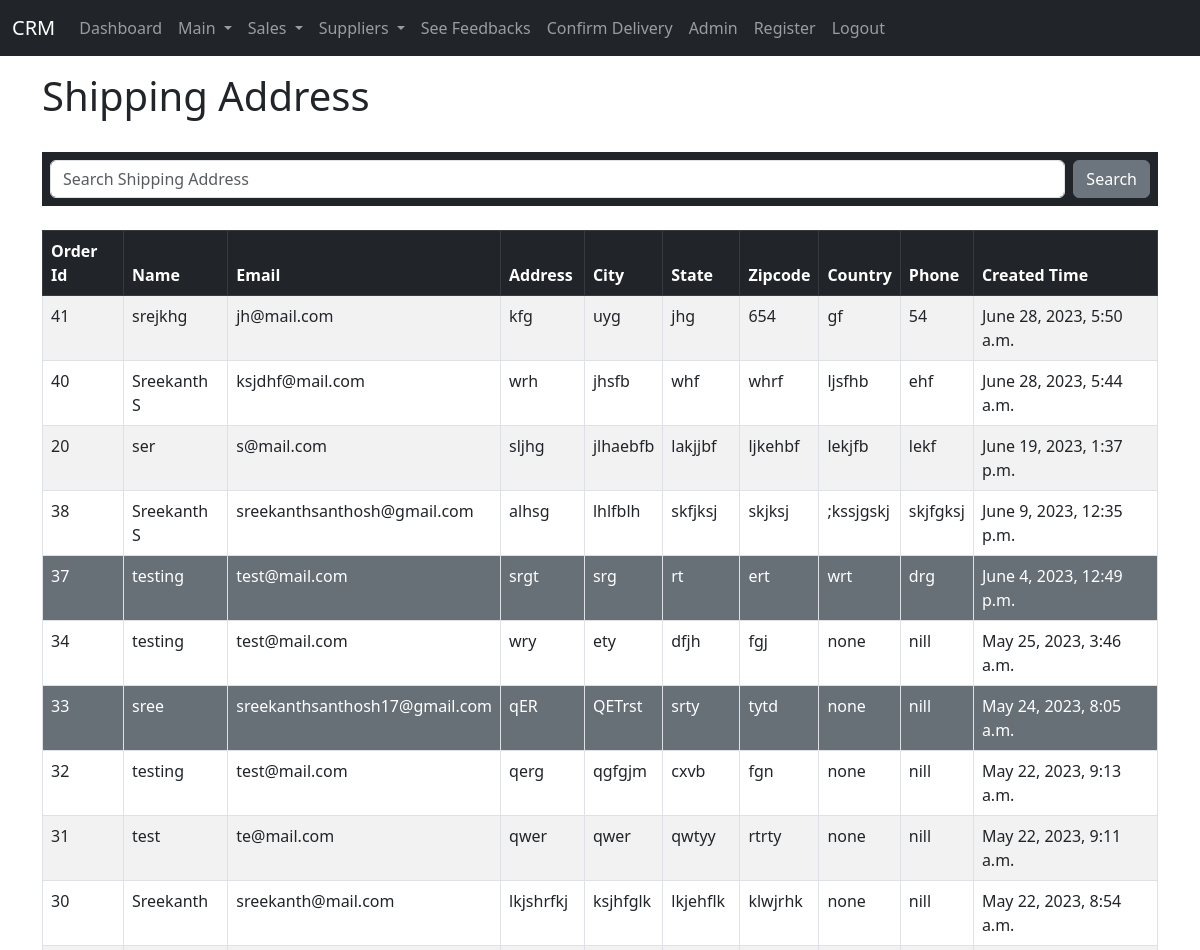
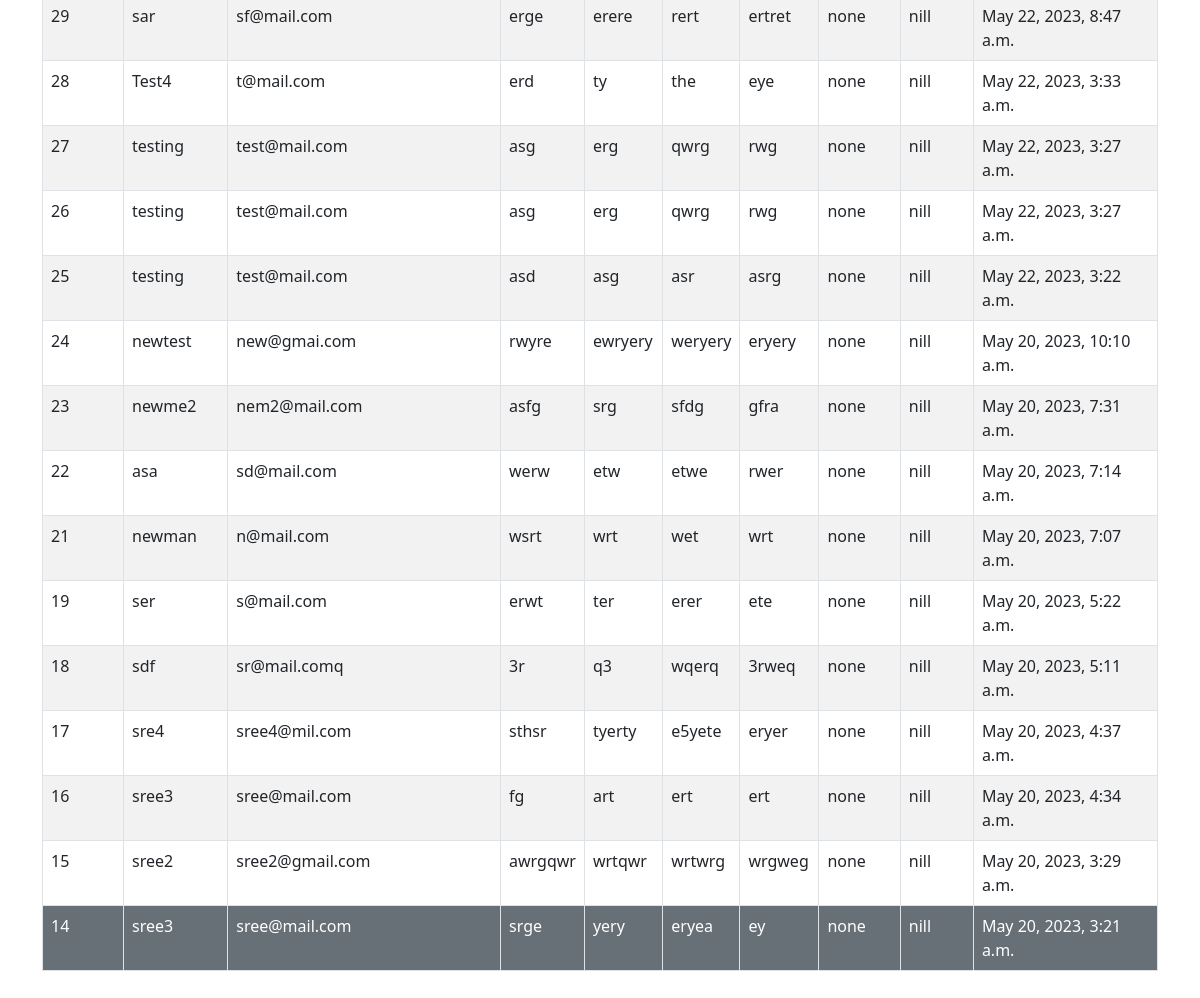
/features/ecommdata (signed in), run on the app's committed database (2 pictures, top to bottom).
### store/models.py (models this page shows, shortened)
class ShippingAddress(models.Model):
	customer = models.ForeignKey(Customer, on_delete=models.SET_NULL, null=True)
	order = models.ForeignKey(Order, on_delete=models.SET_NULL, null=True)
	address = models.CharField(max_length=200, null=False)
	city = models.CharField(max_length=200, null=False)
	state = models.CharField(max_length=200, null=False)
	zipcode = models.CharField(max_length=200, null=False)
	country = models.CharField(max_length=200, null=False)
	phone = models.CharField(max_length=200, null=False)
	date_added = models.DateTimeField(auto_now_add=True)

class Order(models.Model):
	customer = models.ForeignKey(Customer, on_delete=models.SET_NULL, null=True, blank=True)
	date_ordered = models.DateTimeField(auto_now_add=True)
	complete = models.BooleanField(default=False)
	transaction_id = models.CharField(max_length=100, null=True)

class Customer(models.Model):
	user = models.OneToOneField(User, null=True, blank=True, on_delete=models.CASCADE)
	name = models.CharField(max_length=200, null=True)
	email = models.CharField(max_length=200)

### features/views.py (the view)
# urls.py: path('ecommdata', views.ecommdata, name='ecommdata'),
def ecommdata(request):
	order_ids = delivery.objects.values_list('order_id', flat=True).distinct()
	order_id_list = list(order_ids)
	ecommshippingdata = ShippingAddress.objects.order_by('-date_added')
	return render(request, 'ecommdata.html', { 'ecommshippingdata':ecommshippingdata,'order_id_list':order_id_list})

### features/templates/ecommdata.html (shortened to what this page needs)
{% extends 'base.html' %}
{% block content %}
{% if user.is_authenticated %}
<h1> Shipping Address </h1>
<br>
<div class="bg-dark p-2">
	<form class="d-flex" role="search" method="POST" action="{% url 'searchorder' %}">
        <input class="form-control me-2" type="search" placeholder="Search Shipping Address" aria-label="Search" name="searchedorder">
        <button class="btn btn-secondary" type="submit">Search</button>
      </form>
</div>
<br>
<div class="table-resp">
<table class="table table-striped table-hover table-bordered">
	<thead class="table-dark">
		<tr>
			<th scope="col">Order Id</th>
			<th scope="col">Name</th>
			<th scope="col">Email</th>
			<th scope="col">Address</th>
			<th scope="col">City</th>
			<th scope="col">State</th>
			<th scope="col">Zipcode</th>
			<th scope="col">Country</th>
			<th scope="col">Phone</th>
			<th scope="col">Created Time</th>
		</tr>
	</thead>
	<tbody>
		{% if ecommshippingdata %}
		{% for record in ecommshippingdata %}
		<tr>
			{% if record.order.id in order_id_list %}
			<td class="bg-secondary" style="color: white;">{{ record.order.id }}</td>
			<td class="bg-secondary" style="color: white;">{{ record.customer.name }}</td>
			<td class="bg-secondary" style="color: white;">{{ record.customer.email }}</td>
			<td class="bg-secondary" style="color: white;">{{ record.address }}</td>
			<td class="bg-secondary" style="color: white;">{{ record.city }}</td>
			<td class="bg-secondary" style="color: white;">{{ record.state }}</td>
			<td class="bg-secondary" style="color: white;">{{ record.zipcode }}</td>
			<td class="bg-secondary" style="color: white;">{{ record.country }}</td>
			<td class="bg-secondary" style="color: white;">{{ record.phone }}</td>
			<td class="bg-secondary" style="color: white;">{{ record.date_added }}</td>
			{% else %}
			<td>{{ record.order.id }}</td>
			<td>{{ record.customer.name }}</td>
			<td>{{ record.customer.email }}</td>
			<td>{{ record.address }}</td>
			<td>{{ record.city }}</td>
			<td>{{ record.state }}</td>
			<td>{{ record.zipcode }}</td>
			<td>{{ record.country }}</td>
			<td>{{ record.phone }}</td>
			<td>{{ record.date_added }}</td>
			{% endif %}
		</tr>
		{% endfor %}
		{% endif %}
	</tbody>
</table>
</div>
<br><br>
{% else %}
<h1>You need to login first</h1>
{% endif %}
{% endblock %}

### mainpart/templates/base.html (style rules this page uses)
.table-resp { padding: 0; margin: 0; width: 100%; height: fit-content; overflow-x: scroll; }

### data on the page
ShippingAddress: order.id "41", customer.name "srejkhg", customer.email "jh@mail.com", address "kfg", city "uyg", state "jhg", zipcode "654", country "gf", phone "54", date_added "June 28, 2023, 5:50 a.m."
ShippingAddress: order.id "40", customer.name "Sreekanth S", customer.email "ksjdhf@mail.com", address "wrh", city "jhsfb", state "whf", zipcode "whrf", country "ljsfhb", phone "ehf", date_added "June 28, 2023, 5:44 a.m."
ShippingAddress: order.id "20", customer.name "ser", customer.email "s@mail.com", address "sljhg", city "jlhaebfb", state "lakjjbf", zipcode "ljkehbf", country "lekjfb", phone "lekf", date_added "June 19, 2023, 1:37 p.m."
ShippingAddress: order.id "38", customer.name "Sreekanth S", customer.email "sreekanthsanthosh@gmail.com", address "alhsg", city "lhlfblh", state "skfjksj", zipcode "skjksj", country ";kssjgskj", phone "skjfgksj", date_added "June 9, 2023, 12:35 p.m."
ShippingAddress: order.id "37", customer.name "testing", customer.email "test@mail.com", address "srgt", city "srg", state "rt", zipcode "ert", country "wrt", phone "drg", date_added "June 4, 2023, 12:49 p.m."
ShippingAddress: order.id "34", customer.name "testing", customer.email "test@mail.com", address "wry", city "ety", state "dfjh", zipcode "fgj", country "none", phone "nill", date_added "May 25, 2023, 3:46 a.m."
ShippingAddress: order.id "33", customer.name "sree", customer.email "sreekanthsanthosh17@gmail.com", address "qER", city "QETrst", state "srty", zipcode "tytd", country "none", phone "nill", date_added "May 24, 2023, 8:05 a.m."
ShippingAddress: order.id "32", customer.name "testing", customer.email "test@mail.com", address "qerg", city "qgfgjm", state "cxvb", zipcode "fgn", country "none", phone "nill", date_added "May 22, 2023, 9:13 a.m."
ShippingAddress: order.id "31", customer.name "test", customer.email "te@mail.com", address "qwer", city "qwer", state "qwtyy", zipcode "rtrty", country "none", phone "nill", date_added "May 22, 2023, 9:11 a.m."
ShippingAddress: order.id "30", customer.name "Sreekanth", customer.email "sreekanth@mail.com", address "lkjshrfkj", city "ksjhfglk", state "lkjehflk", zipcode "klwjrhk", country "none", phone "nill", date_added "May 22, 2023, 8:54 a.m."
ShippingAddress: order.id "29", customer.name "sar", customer.email "sf@mail.com", address "erge", city "erere", state "rert", zipcode "ertret", country "none", phone "nill", date_added "May 22, 2023, 8:47 a.m."
ShippingAddress: order.id "28", customer.name "Test4", customer.email "t@mail.com", address "erd", city "ty", state "the", zipcode "eye", country "none", phone "nill", date_added "May 22, 2023, 3:33 a.m."
ShippingAddress: order.id "27", customer.name "testing", customer.email "test@mail.com", address "asg", city "erg", state "qwrg", zipcode "rwg", country "none", phone "nill", date_added "May 22, 2023, 3:27 a.m."
ShippingAddress: order.id "26", customer.name "testing", customer.email "test@mail.com", address "asg", city "erg", state "qwrg", zipcode "rwg", country "none", phone "nill", date_added "May 22, 2023, 3:27 a.m."
ShippingAddress: order.id "25", customer.name "testing", customer.email "test@mail.com", address "asd", city "asg", state "asr", zipcode "asrg", country "none", phone "nill", date_added "May 22, 2023, 3:22 a.m."
ShippingAddress: order.id "24", customer.name "newtest", customer.email "new@gmai.com", address "rwyre", city "ewryery", state "weryery", zipcode "eryery", country "none", phone "nill", date_added "May 20, 2023, 10:10 a.m."
ShippingAddress: order.id "23", customer.name "newme2", customer.email "nem2@mail.com", address "asfg", city "srg", state "sfdg", zipcode "gfra", country "none", phone "nill", date_added "May 20, 2023, 7:31 a.m."
ShippingAddress: order.id "22", customer.name "asa", customer.email "sd@mail.com", address "werw", city "etw", state "etwe", zipcode "rwer", country "none", phone "nill", date_added "May 20, 2023, 7:14 a.m."
ShippingAddress: order.id "21", customer.name "newman", customer.email "n@mail.com", address "wsrt", city "wrt", state "wet", zipcode "wrt", country "none", phone "nill", date_added "May 20, 2023, 7:07 a.m."
ShippingAddress: order.id "19", customer.name "ser", customer.email "s@mail.com", address "erwt", city "ter", state "erer", zipcode "ete", country "none", phone "nill", date_added "May 20, 2023, 5:22 a.m."
ShippingAddress: order.id "18", customer.name "sdf", customer.email "sr@mail.comq", address "3r", city "q3", state "wqerq", zipcode "3rweq", country "none", phone "nill", date_added "May 20, 2023, 5:11 a.m."
ShippingAddress: order.id "17", customer.name "sre4", customer.email "sree4@mil.com", address "sthsr", city "tyerty", state "e5yete", zipcode "eryer", country "none", phone "nill", date_added "May 20, 2023, 4:37 a.m."
ShippingAddress: order.id "16", customer.name "sree3", customer.email "sree@mail.com", address "fg", city "art", state "ert", zipcode "ert", country "none", phone "nill", date_added "May 20, 2023, 4:34 a.m."
ShippingAddress: order.id "15", customer.name "sree2", customer.email "sree2@gmail.com", address "awrgqwr", city "wrtqwr", state "wrtwrg", zipcode "wrgweg", country "none", phone "nill", date_added "May 20, 2023, 3:29 a.m."
ShippingAddress: order.id "14", customer.name "sree3", customer.email "sree@mail.com", address "srge", city "yery", state "eryea", zipcode "ey", country "none", phone "nill", date_added "May 20, 2023, 3:21 a.m."
